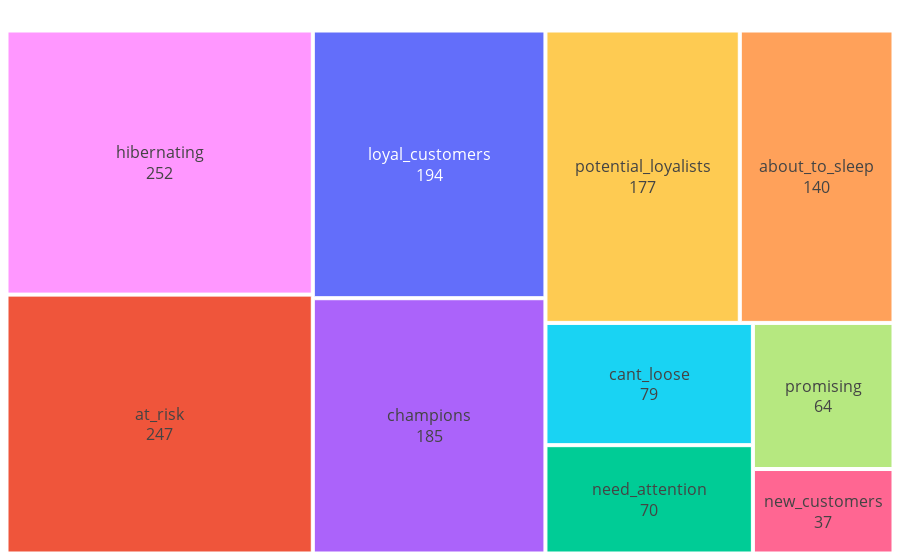

Source (notebook cell):
### Code cell
# Counting customers in each segment and creating a Treemap chart
segment_counts = rfm['segment'].value_counts()
segment_counts_rfm = segment_counts.reset_index()
segment_counts_rfm.columns = ['segment', 'count']
fig = px.treemap(segment_counts_rfm, path=['segment'], values='count', color='segment')

# Update layout and display the Treemap chart
fig.update_layout(margin=dict(l=0, r=0, t=0, b=0))
fig.update_traces(textinfo='label+value', 
                  textfont=dict(size=16),
                  textposition='middle center')
fig.show()

### Figure 1 — Plotly figure (JSON) as saved in the notebook; plotly's stock layout.template omitted (floating-point values rounded to 4 significant figures)
{"data": [{"branchvalues": "total", "customdata": [["loyal_customers"], ["at_risk"], ["need_attention"], ["champions"], ["about_to_sleep"], ["cant_loose"], ["new_customers"], ["promising"], ["hibernating"], ["potential_loyalists"]], "domain": {"x": [0, 1], "y": [0, 1]}, "hovertemplate": "labels=%{label}<br>count=%{value}<br>parent=%{parent}<br>id=%{id}<br>segment=%{customdata[0]}<extra></extra>", "ids": ["loyal_customers", "at_risk", "need_attention", "champions", "about_to_sleep", "cant_loose", "new_customers", "promising", "hibernating", "potential_loyalists"], "labels": ["loyal_customers", "at_risk", "need_attention", "champions", "about_to_sleep", "cant_loose", "new_customers", "promising", "hibernating", "potential_loyalists"], "marker": {"colors": ["#636efa", "#EF553B", "#00cc96", "#ab63fa", "#FFA15A", "#19d3f3", "#FF6692", "#B6E880", "#FF97FF", "#FECB52"]}, "name": "", "parents": ["", "", "", "", "", "", "", "", "", ""], "textfont": {"size": 16}, "textinfo": "label+value", "textposition": "middle center", "type": "treemap", "values": [194, 247, 70, 185, 140, 79, 37, 64, 252, 177]}], "layout": {"legend": {"tracegroupgap": 0}, "margin": {"b": 0, "l": 0, "r": 0, "t": 0}}}
